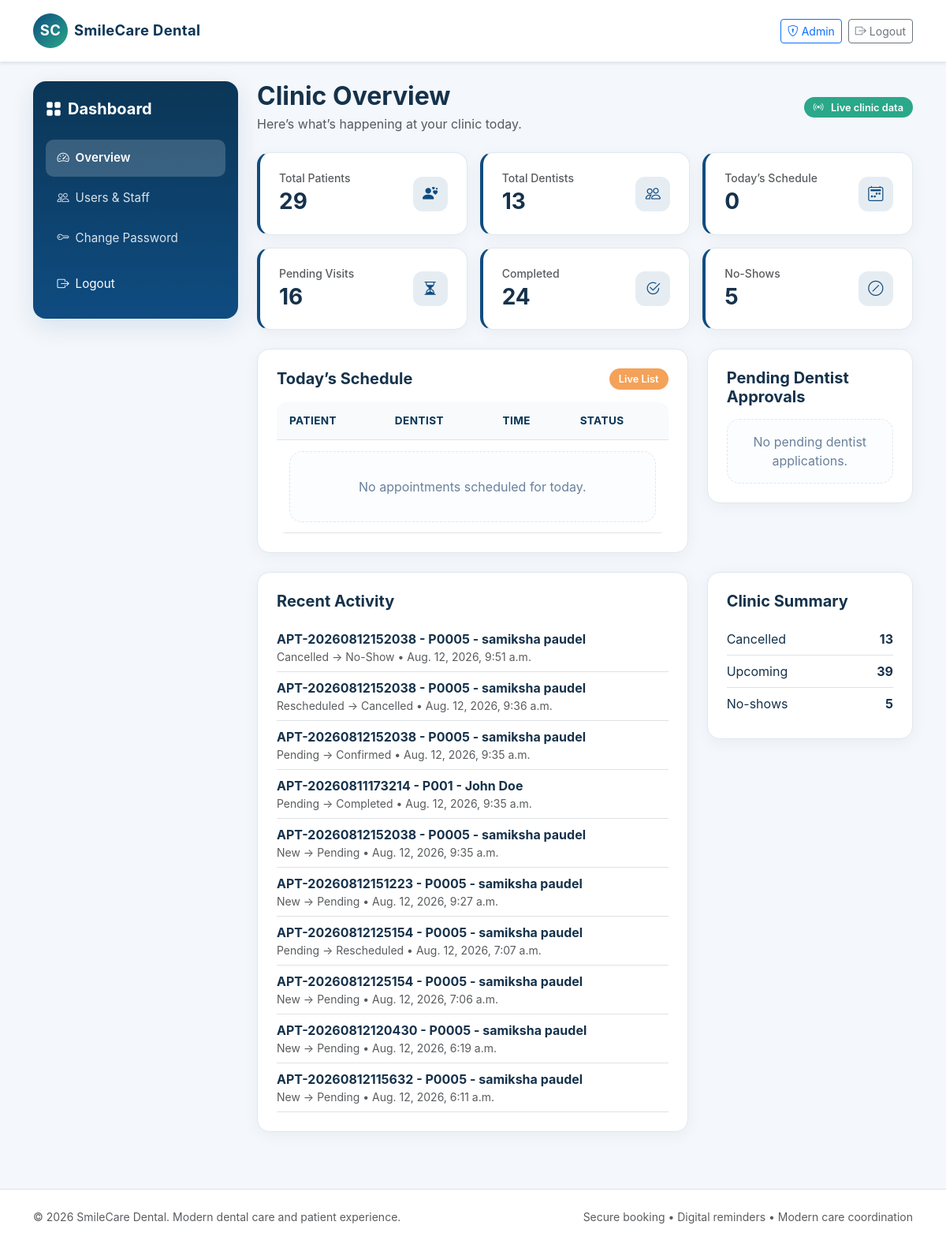
/dashboard/admin/ (signed in), run on an earlier commit of the app's database.
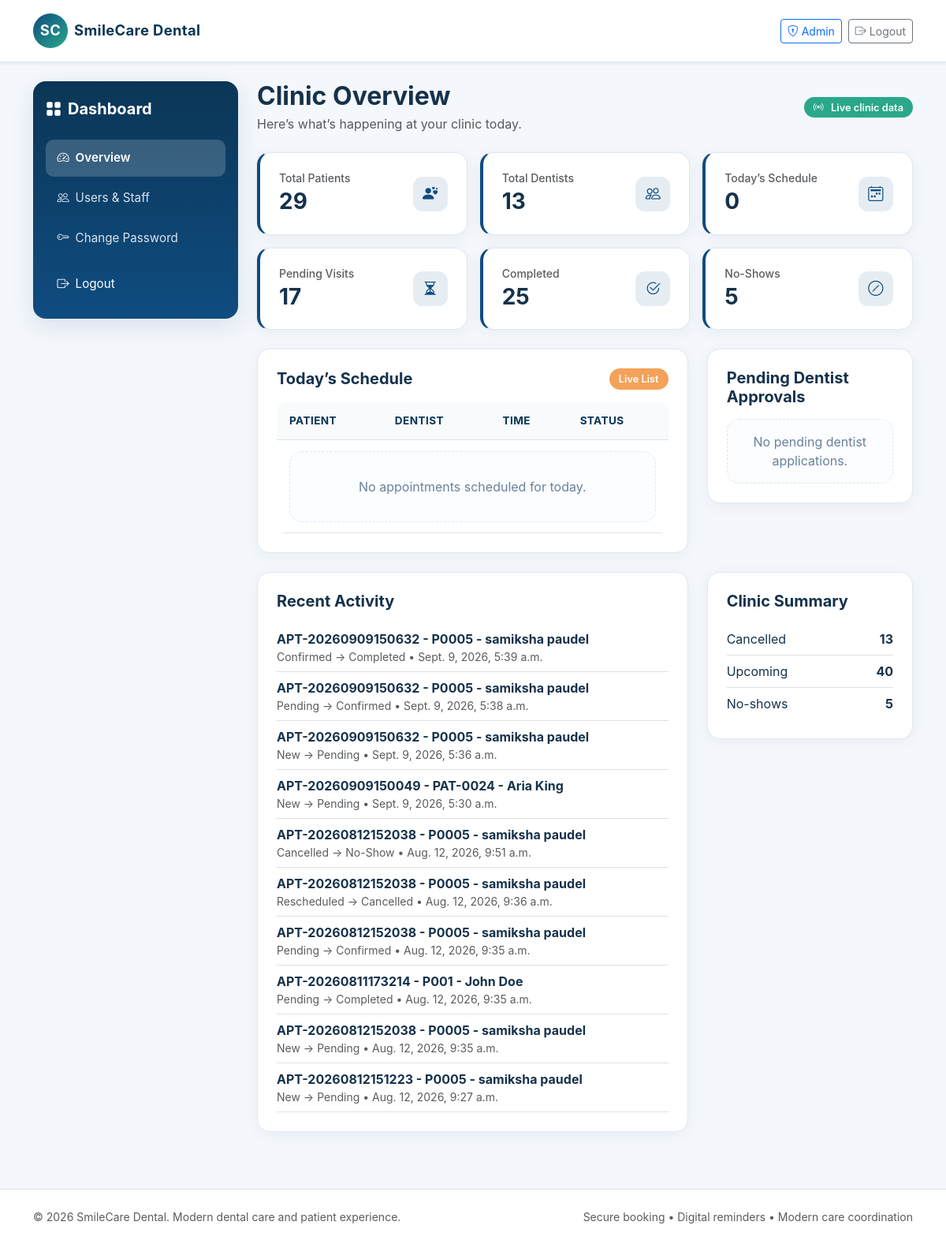
And on a later commit of the database.
### appointments/models.py (models this page shows, shortened)
class AppointmentHistory(models.Model):
    appointment = models.ForeignKey(Appointment, related_name='history', on_delete=models.CASCADE)
    previous_status = models.CharField(max_length=20)
    new_status = models.CharField(max_length=20)
    changed_by = models.ForeignKey(settings.AUTH_USER_MODEL, on_delete=models.SET_NULL, null=True, blank=True)
    reason = models.TextField(blank=True)
    timestamp = models.DateTimeField(auto_now_add=True)

class Appointment(models.Model):
    STATUS_CHOICES = (
        ('Pending', 'Pending'),
        ('Confirmed', 'Confirmed'),
        ('Checked-In', 'Checked-In'),
        ('Completed', 'Completed'),
        ('Cancelled', 'Cancelled'),
        ('Rescheduled', 'Rescheduled'),
        ('No-Show', 'No-Show'),
    )
    appointment_id = models.CharField(max_length=20, unique=True)
    patient = models.ForeignKey(Patient, related_name='appointments', on_delete=models.CASCADE)
    dentist = models.ForeignKey(Dentist, related_name='appointments', on_delete=models.CASCADE)
    service = models.ForeignKey(DentalService, related_name='appointments', on_delete=models.CASCADE)
    appointment_date = models.DateField()
    start_time = models.TimeField()
    end_time = models.TimeField()
    reason = models.CharField(max_length=200)
    notes = models.TextField(blank=True)
    status = models.CharField(max_length=20, choices=STATUS_CHOICES, default='Pending')
    cancellation_reason = models.TextField(blank=True)
    cancelled_at = models.DateTimeField(null=True, blank=True)
    created_at = models.DateTimeField(auto_now_add=True)
    updated_at = models.DateTimeField(auto_now=True)
    class Meta:
        constraints = [
            models.CheckConstraint(condition=Q(end_time__gt=F('start_time')), name='check_appointment_times'),
        ]
    def __str__(self):
        return f"{self.appointment_id} - {self.patient}"

### patients/models.py (models this page shows)
class Patient(models.Model):
    GENDER_CHOICES = (
        ('M', 'Male'),
        ('F', 'Female'),
        ('O', 'Other'),
    )
    patient_id = models.CharField(max_length=20, unique=True)
    user = models.OneToOneField(settings.AUTH_USER_MODEL, on_delete=models.CASCADE)
    date_of_birth = models.DateField(null=True, blank=True)
    gender = models.CharField(max_length=1, choices=GENDER_CHOICES, blank=True)
    phone = models.CharField(max_length=20, blank=True)
    address = models.TextField(blank=True)
    emergency_contact = models.CharField(max_length=100, blank=True)
    emergency_contact_phone = models.CharField(max_length=20, blank=True)
    medical_notes = models.TextField(blank=True)
    allergies = models.TextField(blank=True)
    created_at = models.DateTimeField(auto_now_add=True)
    updated_at = models.DateTimeField(auto_now=True)
    class Meta:
        ordering = ['-created_at']
    def __str__(self):
        return f"{self.patient_id} - {self.user.get_full_name() or self.user.username}"

### accounts/models.py (models this page shows, shortened)
class User(AbstractUser):
    ROLE_CHOICES = (
        ('patient', 'Patient'),
        ('staff', 'Staff'),
        ('dentist', 'Dentist'),
        ('admin', 'Admin'),
    )
    ACCOUNT_STATUS_CHOICES = (
        ('pending', 'Pending'),
        ('approved', 'Approved'),
        ('rejected', 'Rejected'),
    )
    role = models.CharField(max_length=20, choices=ROLE_CHOICES, default='patient')
    phone = models.CharField(max_length=20, blank=True)
    account_status = models.CharField(max_length=20, choices=ACCOUNT_STATUS_CHOICES, default='approved')
    def is_patient(self):
        return self.role == 'patient'
    def is_staff_role(self):
        return self.role in {'staff', 'admin'}
    def is_dentist(self):
        return self.role == 'dentist'
    def is_admin(self):
        return self.role == 'admin'
    def is_dentist_approved(self):
        return self.is_dentist() and self.is_active and self.account_status == 'approved'

### dashboard/views.py (the view)
# urls.py: path('dashboard/admin/', admin_dashboard, name='admin_dashboard'),
@login_required
def admin_dashboard(request):
    if not request.user.is_admin():
        return render(request, 'dashboard/access_denied.html')
    appointments = Appointment.objects.select_related('patient', 'dentist', 'service').all()
    pending_dentists = User.objects.filter(role='dentist', account_status='pending').order_by('-date_joined')[:10]
    return render(request, 'dashboard/admin_dashboard.html', {
        'patient_count': Patient.objects.count(),
        'dentist_count': Dentist.objects.count(),
        'appointment_count': appointments.count(),
        'completed_count': appointments.filter(status='Completed').count(),
        'cancelled_count': appointments.filter(status='Cancelled').count(),
        'upcoming_count': appointments.filter(status__in=['Pending', 'Confirmed', 'Checked-In']).count(),
        'no_show_count': appointments.filter(status='No-Show').count(),
        'todays_appointments': appointments.filter(appointment_date=timezone.localdate()).order_by('start_time')[:10],
        'pending_appointments': appointments.filter(status='Pending').count(),
        'pending_dentists': pending_dentists,
        'appointments': appointments.order_by('-appointment_date')[:10],
        'activity': AppointmentHistory.objects.order_by('-timestamp')[:10],
    })

### templates/dashboard/admin_dashboard.html (shortened to what the changed rows need)
{% extends 'base.html' %}
{% load status_tags %}
{% block content %}
<div class="dashboard-shell">
    <div class="main-panel">
        <div class="d-flex justify-content-between align-items-center mb-4 flex-wrap gap-2">
            <div>
                <h2 class="fw-bold mb-1">Clinic Overview</h2>
            </div>
        </div>
        <div class="row g-3 mb-4">
            <div class="col-6 col-md-4">
                <div class="card-soft metric-card p-3 p-md-4">
                    <div class="d-flex justify-content-between align-items-center">
                        <div><h6 class="text-muted small mb-1">Pending Visits</h6><h3 class="fw-bold mb-0">{{ pending_appointments }}</h3></div>
                    </div>
                </div>
            </div>
            <div class="col-6 col-md-4">
                <div class="card-soft metric-card p-3 p-md-4">
                    <div class="d-flex justify-content-between align-items-center">
                        <div><h6 class="text-muted small mb-1">Completed</h6><h3 class="fw-bold mb-0">{{ completed_count }}</h3></div>
                    </div>
                </div>
            </div>
        </div>
        <div class="row g-4 mb-4">
            <div class="col-12 col-lg-8">
                <div class="card-soft p-3 p-md-4">
                    <div class="table-responsive">
                        <table class="table align-middle text-nowrap">
                            <thead><tr><th>Patient</th><th>Dentist</th><th>Time</th><th>Status</th></tr></thead>
                        </table>
                    </div>
                </div>
            </div>
        </div>
        <div class="row g-4">
            <div class="col-12 col-lg-8">
                <div class="card-soft p-3 p-md-4">
                    <ul class="list-unstyled mb-0">
                        {% for item in activity %}
                        <li class="py-2 border-bottom">
                            <strong>{{ item.appointment }}</strong>
                            <div class="text-muted small">{{ item.previous_status }} → {{ item.new_status }} • {{ item.timestamp }}</div>
                        </li>
                        {% empty %}
                        <li class="empty-state py-3">No recent activity.</li>
                        {% endfor %}
                    </ul>
                </div>
            </div>
            <div class="col-12 col-lg-4">
                <div class="card-soft p-3 p-md-4">
                    <ul class="list-unstyled mb-0">
                        <li class="d-flex justify-content-between py-2 border-bottom"><span>Upcoming</span><strong>{{ upcoming_count }}</strong></li>
                    </ul>
                </div>
            </div>
        </div>
    </div>
</div>
{% endblock %}

What changed in the data, as far as the page shows it:
no longer on this page (row unchanged): AppointmentHistory: appointment "APT-20260812125154 - P0005 - samiksha paudel", previous_status "Pending", new_status "Rescheduled", timestamp "Aug. 12, 2026, 7:07 a.m."
no longer on this page (row unchanged): AppointmentHistory: appointment "APT-20260812125154 - P0005 - samiksha paudel", previous_status "New", new_status "Pending", timestamp "Aug. 12, 2026, 7:06 a.m."
no longer on this page (row unchanged): AppointmentHistory: appointment "APT-20260812120430 - P0005 - samiksha paudel", previous_status "New", new_status "Pending", timestamp "Aug. 12, 2026, 6:19 a.m."
no longer on this page (row unchanged): AppointmentHistory: appointment "APT-20260812115632 - P0005 - samiksha paudel", previous_status "New", new_status "Pending", timestamp "Aug. 12, 2026, 6:11 a.m."
added AppointmentHistory: appointment "APT-20260909150632 - P0005 - samiksha paudel", previous_status "Confirmed", new_status "Completed", timestamp "Sept. 9, 2026, 5:39 a.m."
added AppointmentHistory: appointment "APT-20260909150632 - P0005 - samiksha paudel", previous_status "Pending", new_status "Confirmed", timestamp "Sept. 9, 2026, 5:38 a.m."
added AppointmentHistory: appointment "APT-20260909150632 - P0005 - samiksha paudel", previous_status "New", new_status "Pending", timestamp "Sept. 9, 2026, 5:36 a.m."
added AppointmentHistory: appointment "APT-20260909150049 - PAT-0024 - Aria King", previous_status "New", new_status "Pending", timestamp "Sept. 9, 2026, 5:30 a.m."
Also different on the page:
{{ pending_appointments }}: "16" → "17"
{{ completed_count }}: "24" → "25"
{{ upcoming_count }}: "39" → "40"
